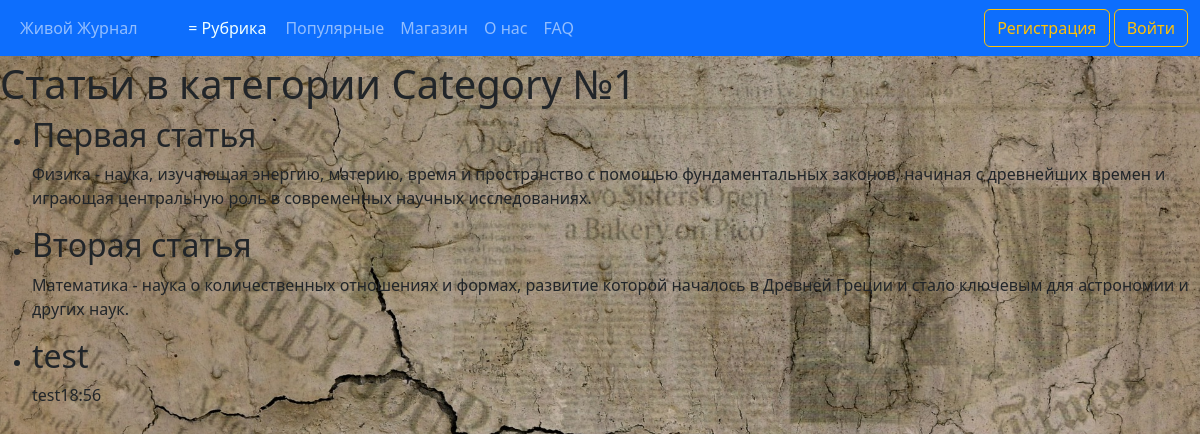
Page /categories/Category №1 on the earlier database version.
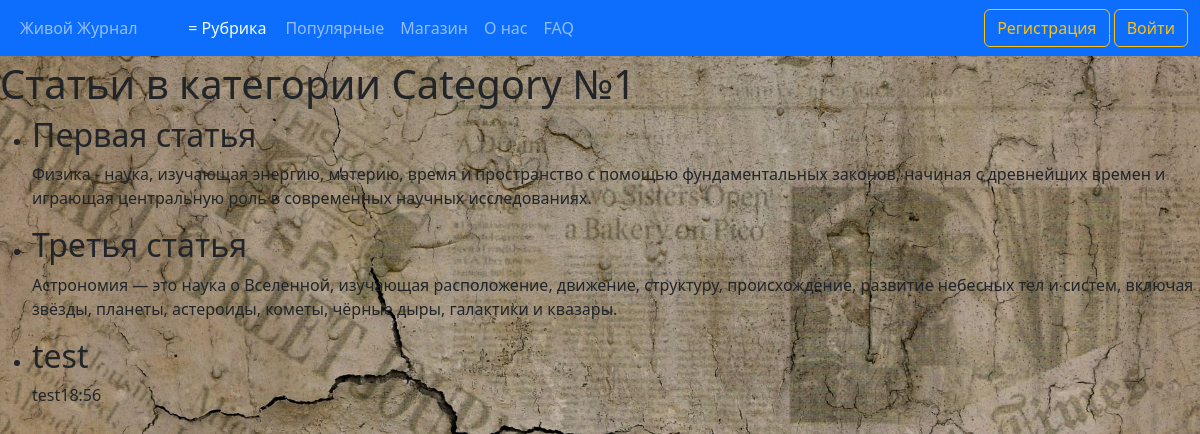
Same page on the later database version.
### journal/models.py (models this page shows, shortened)
class Article(models.Model):
    CATEGORY_CHOICES = [
        ('Category №1', 'Рубрика №1'),
        ('Category №2', 'Рубрика №2'),
        ('Category №3', 'Рубрика №3'),
        ('Category №4', 'Рубрика №4'),
        ('Category №5', 'Рубрика №5'),
    ]
    title = models.CharField('Название', max_length=100)
    description = models.TextField('Описание')
    text = models.TextField('Основной текст')
    category = models.CharField(max_length=50, verbose_name='Рубрика', choices=CATEGORY_CHOICES, default='Рубрика №1')
    author = models.ForeignKey(User, verbose_name='Автор', on_delete=models.CASCADE)
    publication = models.BooleanField('Статус публикации', default=False)
    date = models.DateTimeField('Дата', default=timezone.now)
    likes = models.IntegerField('Количество лайков', default=0)
    class Meta:
        verbose_name = 'Статью'
        verbose_name_plural = 'Статьи'

### journal/views.py (the view)
# urls.py: path('categories/<str:category>', views.CategoriesDetailView.as_view(), name='categories'),
class CategoriesDetailView(ListView):
    model = Article
    template_name = 'journal/categories.html'
    context_object_name = 'articles'
    def get_queryset(self):
        category = self.kwargs['category']
        return Article.objects.filter(category=category, publication=True)

### journal/templates/journal/categories.html (shortened to what this page needs)
{% extends 'journal/base.html' %}
{% block content %}
  <h1>Статьи в категории  {{view.kwargs.category}}</h1>
  <ul>
    {% for article in articles %}
      <li>
          <h2>{{article.title}}</h2>
          <p>{{article.description }}</p>
      </li>
    {% endfor %}
  </ul>
{% endblock %}

Differences in the rows shown:
no longer on this page (row edited): Article: title "Вторая статья", description "Математика - наука о количественных отношениях и формах, развитие которой началось в Древней Греции и стало ключевым для астрономии и других наук."
now on this page (row edited): Article: title "Третья статья", description "Астрономия — это наука о Вселенной, изучающая расположение, движение, структуру, происхождение, развитие небесных тел и систем, включая звёзды, планеты, астероиды, кометы, чёрные дыры, галактики и квазары."
